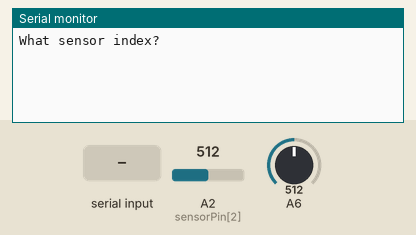
Simulated run of this sketch. Board: Arduino Mega 2560, built with avr-gcc and run on an emulated ATmega2560. Parts: the last lines printed to the serial monitor. The test bench sets the inputs (shaded band); at power-on: A2 (sensorPin[2]) = 512, A6 = 512. EEPROM starts erased.

Above: at 3.2 s.
3.3 s: "90,45\n" received over Serial
At 3.51 s:
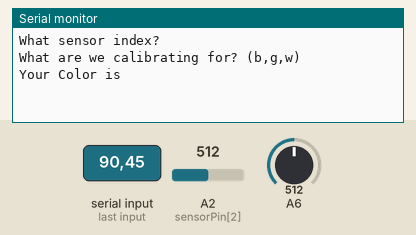
5.0 s: "k90\n" received over Serial
At 5.22 s:
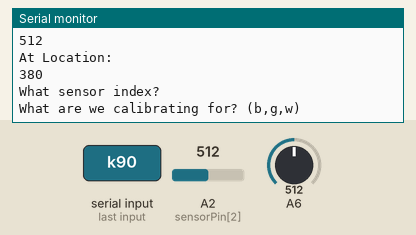
Timing chart, 0 to 8.0 s (numbered marks = the images above; inputs shaded):
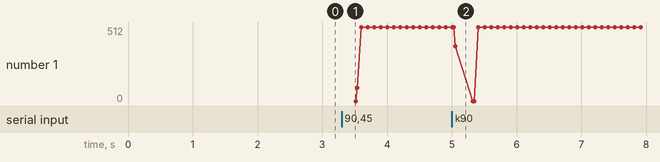

The sketch:

eeprom_write_calibrate.ino
```cpp
/*
 * EEPROM Write
 *
 * Stores values read from analog input 0 into the EEPROM.
 * These values will stay in the EEPROM when the board is
 * turned off and may be retrieved later by another sketch.
 */

#include <EEPROM.h>
#include <avr/eeprom.h>

// the current address in the EEPROM (i.e. which byte
// we're going to write to next)
int addr = 0;
//TODO: fix this
byte sensorPin[] = {A0,A1,A2,A3,A4,A9,A10};
int sensorIndex = 0;
enum configState { prompt, pinNum, colorVal, printOutVal, writeOutVal };
enum color {black, grey, white};
configState state = prompt;
color colorState;
void setup()
{
  for(int i = 0; i < (sizeof(sensorPin)/sizeof(byte)); i++){
    pinMode(sensorPin[i], INPUT);
  }
  Serial.begin(9600);
  delay(2000);
}

void loop()
{
  switch(state){
    case prompt:
      Serial.flush();
      Serial.println("What sensor index?");
      state = pinNum;
    break;

    case pinNum:
      if(Serial.available() > 0){
        sensorIndex = Serial.parseInt();
        Serial.flush();
        Serial.println("What are we calibrating for? (b,g,w)");
        state = colorVal;
      }
    break;

    case colorVal:
      if(Serial.available() > 0){
        byte colorLetter = Serial.read();
        switch(colorLetter){
          case 'b':
            colorState = black;
          break;

          case 'g':
            colorState = grey;
          break;

          case 'w':
            colorState = white;
          break;
        }
        Serial.flush();
        state = printOutVal;
        Serial.println("Your Color is");
        Serial.println((int) colorState);
        Serial.println("and your pin is");
        Serial.println(sensorIndex);
      }
    break;

    case printOutVal:
      word value = analogRead(sensorIndex+18);
      Serial.println(value);
      //If we recieve 'k', write the value out
      if(Serial.available()>0){
        byte incomingByte;
        incomingByte = Serial.read();
        if(incomingByte == 'k'){
          //Alright, we are now ready to store the sensor value
          switch(colorState){
            case black:
              eeprom_write_word((uint16_t*) (2*sensorIndex),value);
              break;
            case grey:
              eeprom_write_word((uint16_t*) ((2*sensorIndex)+100),value);
              break;
            case white:
              eeprom_write_word((uint16_t*) ((2*sensorIndex)+200),value);
              break;
          }
          Serial.println("The Value Stored was");
          Serial.println(value);
          Serial.println("At Location:");
          Serial.println((2*sensorIndex)+200);
          Serial.read();
          state = prompt;
        }
      }
     break;
  }
  delay(100);
  return;
  // need to divide by 4 because analog inputs range from
  // 0 to 1023 and each byte of the EEPROM can only hold a
  // value from 0 to 255.
  int val = analogRead(0) / 4;

  // write the value to the appropriate byte of the EEPROM.
  // these values will remain there when the board is
  // turned off.
  EEPROM.write(addr, val);

  // advance to the next address.  there are 512 bytes in
  // the EEPROM, so go back to 0 when we hit 512.
  addr = addr + 1;
  if (addr == 512)
    addr = 0;

  delay(100);
}
```

Measured:
- after the input at 3.3 s, the serial monitor: prints a new line after 0.10 s (image 1)
- after the input at 5.0 s, the serial monitor: prints a new line at once (image 2)
